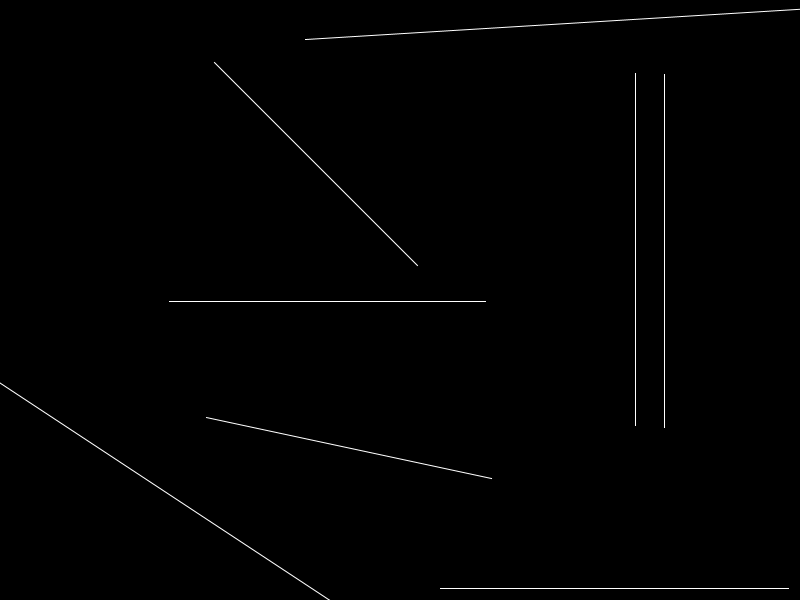
#> input picture lab7/lines.png, 800 x 600 px, found by its file name
$ python task7_1.py
#> lines starting #> are read from the running program, lines starting #| are printed output that depends on the picture; long printed decimals are rounded
# Цель выполнения этого задания - научиться использовать функции HoughLines() и HoughLinesP() на простых примерах
#
# Для выполнения этого задания создайте изображение с отрезками разной длины и под разными углами. Ваша задача:
# найти все прямые, на которых лежат отрезки, с помощью функции HoughLines()
# найти все прямые, на которых лежат только горизонтальные и вертикальные отрезки, с помощью функции HoughLines()
# Найти самый длинный и самый короткий отрезок с помощью функции HoughLinesP

import cv2
import math
import numpy as np


# рисование линий HoughLines
def draw_line(rho, theta, img, color=(0, 0, 255), thickness=1, lineType=cv2.LINE_AA):
    cos_t = math.cos(theta)
    sin_t = math.sin(theta)
    x0 = cos_t * rho
    y0 = sin_t * rho
    pt1 = int(x0 - 1000 * sin_t), int(y0 + 1000 * cos_t)
    pt2 = int(x0 + 1000 * sin_t), int(y0 - 1000 * cos_t)
    cv2.line(img, pt1, pt2, color, thickness, lineType)


# рисование линий HoughLinesP
def draw_line_P(x0, y0, x1, y1, img, color=(0, 0, 255), thickness=1, lineType=cv2.LINE_AA):
    cv2.line(img, (x0, y0), (x1, y1), color, thickness, lineType)

if __name__=='__main__':
    path = 'S:\\CV\\lab7\\lines.png'
    img = cv2.imread(path, cv2.IMREAD_COLOR)
#> img is the input picture: shape (600, 800, 3); min 0, max 255, mean 1.5
    img_HV = img.copy()
    img_SL = img.copy()
    img_g = cv2.imread(path, cv2.IMREAD_GRAYSCALE)
#> img_g: shape (600, 800); min 0, max 255, mean 1.5
    cv2.imshow('original', img)

    # all lines
    lines = cv2.HoughLines(img_g, 1, math.radians(0.5), 275)
#> lines = [[58, 1.51], [-107, 2.36], [319, 2.16], [664, 0], [635, 0], [588, 1.57], [301, 1.57], [322, 2.15], [365, 1.78]]
    print('FIND ALL LINES \nnumber of lines is %d' % len(lines))
#| FIND ALL LINES
#| number of lines is 9
    for line in lines:
        print('line:', line)
        line = line[0]
        draw_line(line[0], line[1], img)
#> this loop made 9 passes
#> (line, cos_t in draw_line, sin_t in draw_line, x0 in draw_line, y0 in draw_line, pt1 in draw_line, pt2 in draw_line) on passes 1, 2, 3, 6, 7, 8, 9: ([58, 1.51], 0.061, 0.998, 3.54, 57.89, (-994, 118), (1001, -3)), ([-107, 2.36], -0.707, 0.707, 75.66, -75.66, (-631, -782), (782, 631)), ([319, 2.16], -0.552, 0.834, -176.1, 266, (-1009, -285), (657, 817)), ([588, 1.57], -4.37e-08, 1, -2.57e-05, 588, (-1000, 587), (999, 588)), ([301, 1.57], -4.37e-08, 1, -1.32e-05, 301, (-1000, 300), (999, 301)), ([322, 2.15], -0.545, 0.839, -175.4, 270.1, (-1014, -274), (663, 814)), ([365, 1.78], -0.208, 0.978, -75.89, 357, (-1054, 149), (902, 564))
#> (cos_t in draw_line, sin_t in draw_line, x0 in draw_line, y0 in draw_line, pt1 in draw_line, pt2 in draw_line) on passes 4 to 5: (1, 0, 664, 0, (664, 1000), (664, -1000)), (1, 0, 635, 0, (635, 1000), (635, -1000))
#| line: [[58.         1.510]]
#| line: [[-107.           2.356]]
#| line: [[319.          2.155]]
#| line: [[664.   0.]]
#| line: [[635.   0.]]
#| line: [[588.          1.571]]
#| line: [[301.          1.571]]
#| line: [[322.         2.147]]
#> (further printed lines are left out)
    cv2.imshow('LINES', img)
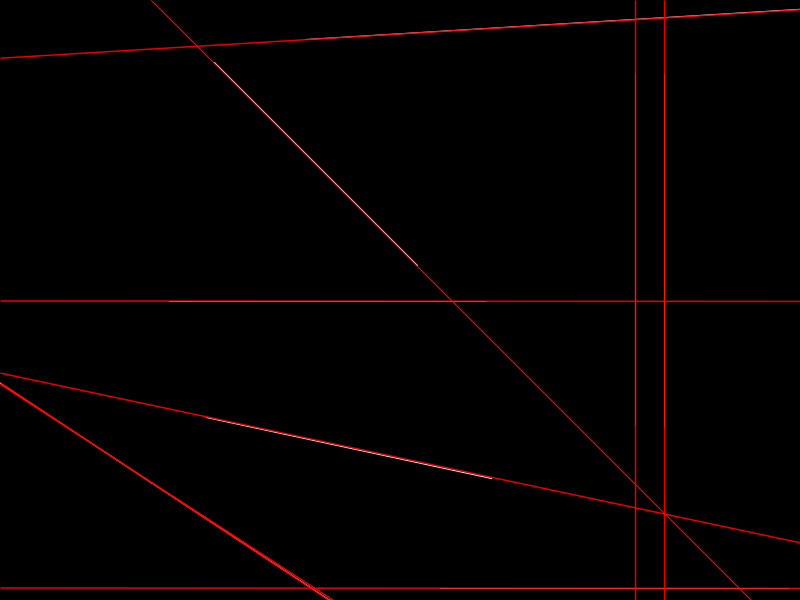
#> window 'LINES': shape (600, 800, 3); mean B, G, R 0.4, 0.4, 4.6
    cv2.waitKey()

    # only vertical and horiz
    lines_V_H = cv2.HoughLines(img_g, 1, math.radians(10), 75)
#> lines_V_H = [[664, 0], [635, 0], [588, 1.57], [301, 1.57]]
    print('\nFIND VERTICAL AND HORIZONTAL \nnumber of lines is %d' % len(lines_V_H))
#| FIND VERTICAL AND HORIZONTAL
#| number of lines is 4
    for line in lines_V_H:
        print('line:', line)
        line = line[0]
        draw_line(line[0], line[1], img_HV)
#> this loop made 4 passes
#> (line, cos_t in draw_line, sin_t in draw_line, x0 in draw_line, y0 in draw_line, pt1 in draw_line, pt2 in draw_line) on passes 3 to 4: ([588, 1.57], 7.55e-08, 1, 4.44e-05, 588, (-999, 588), (1000, 587)), ([301, 1.57], 7.55e-08, 1, 2.27e-05, 301, (-999, 301), (1000, 300))
#| line: [[664.   0.]]
#| line: [[635.   0.]]
#| line: [[588.          1.571]]
#| line: [[301.          1.571]]
    cv2.imshow('HORIZONTAL AND VERTICAL ONLY', img_HV)
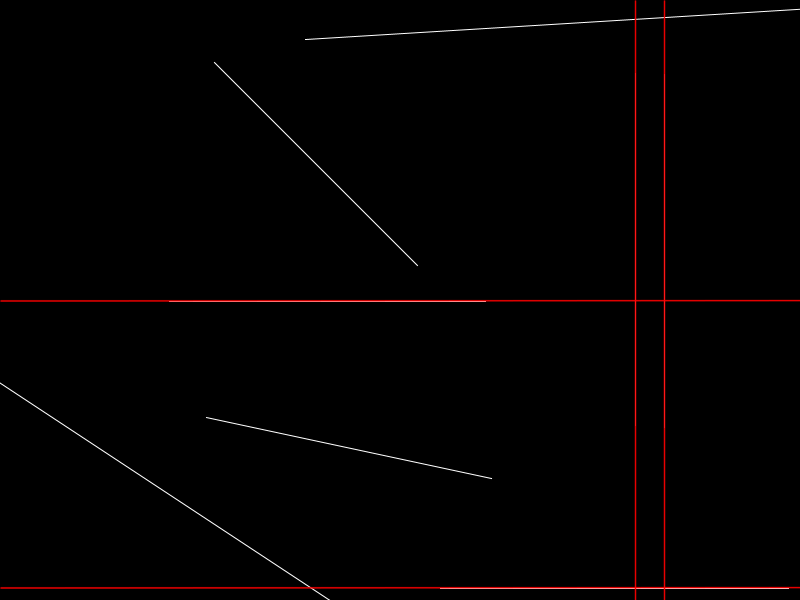
#> window 'HORIZONTAL AND VERTICAL ONLY': shape (600, 800, 3); mean B, G, R 1, 1, 3.1
    cv2.waitKey()

    # shortest and longest
    lines_P = cv2.HoughLinesP(img_g, 1, math.radians(0.5), 290, minLineLength=200)
#> lines_P = [[305, 39, 799, 9], [214, 62, 417, 265], [0, 383, 327, 599], [635, 425, 635, 73], [440, 588, 788, 588], [664, 427, 664, 74], [169, 301, 485, 301], [205, 417, 492, 478]]
    print('\nFIND SHORTEST AND LONGEST \nnumber of lines is %d' % len(lines_P))
#| FIND SHORTEST AND LONGEST
#| number of lines is 8
    lines_S_L_len = [1000, 0]
    lines_S_L = np.zeros((2, 1, 4), np.int32)

    # finding shortest amd longest
    for [[x0, y0, x1, y1]] in lines_P:
        length_line = ((x1 - x0) ** 2 + (y1 - y0) ** 2) ** 0.5
        if length_line <= lines_S_L_len[0]:
            lines_S_L_len[0] = length_line
            lines_S_L[0] = [[x0, y0, x1, y1]]
        if length_line > lines_S_L_len[1]:
            lines_S_L_len[1] = length_line
            lines_S_L[1] = [[x0, y0, x1, y1]]
        print('length is', length_line)
#> this loop made 8 passes
#> (x0, y0, x1, y1, length_line) on passes 1 to 8: (305, 39, 799, 9, 494.9), (214, 62, 417, 265, 287.1), (0, 383, 327, 599, 391.9), (635, 425, 635, 73, 352), (440, 588, 788, 588, 348), (664, 427, 664, 74, 353), (169, 301, 485, 301, 316), (205, 417, 492, 478, 293.4)
#| length is 494.910
#| length is 287.085
#| length is 391.899
#| length is 352.0
#| length is 348.0
#| length is 353.0
#| length is 316.0
#| length is 293.411
#> after the loop, lines_S_L = [[214, 62, 417, 265], [305, 39, 799, 9]]; lines_S_L_len = [287.1, 494.9]

    for [[x0, y0, x1, y1]] in lines_S_L:
        draw_line_P(x0, y0, x1, y1, img_SL, thickness=2)
#> this loop made 2 passes
    print('\nshort line length is %f\nlongest line length is %f'%(lines_S_L_len[0], lines_S_L_len[1]))
#| short line length is 287.085
#| longest line length is 494.910
    cv2.imshow('SHORT AND LONG', img_SL)
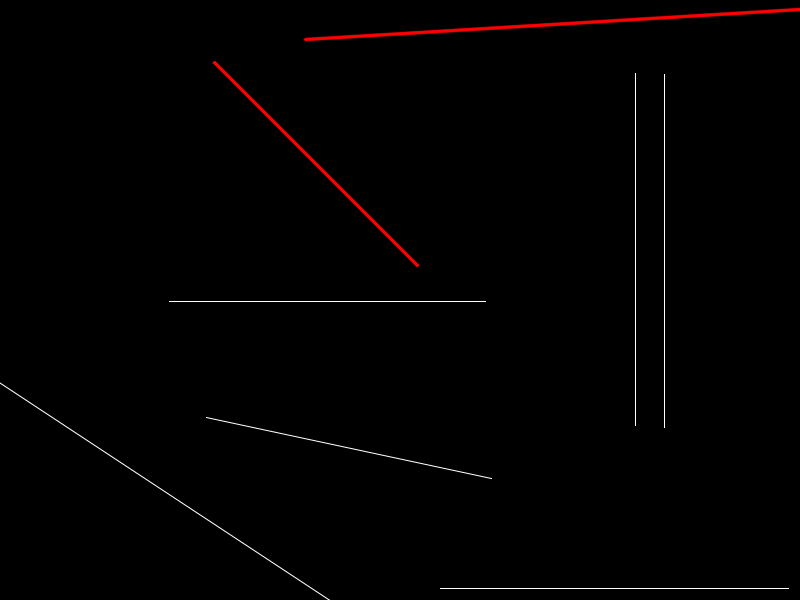
#> window 'SHORT AND LONG': shape (600, 800, 3); mean B, G, R 1.1, 1.1, 2.5
    cv2.waitKey()
